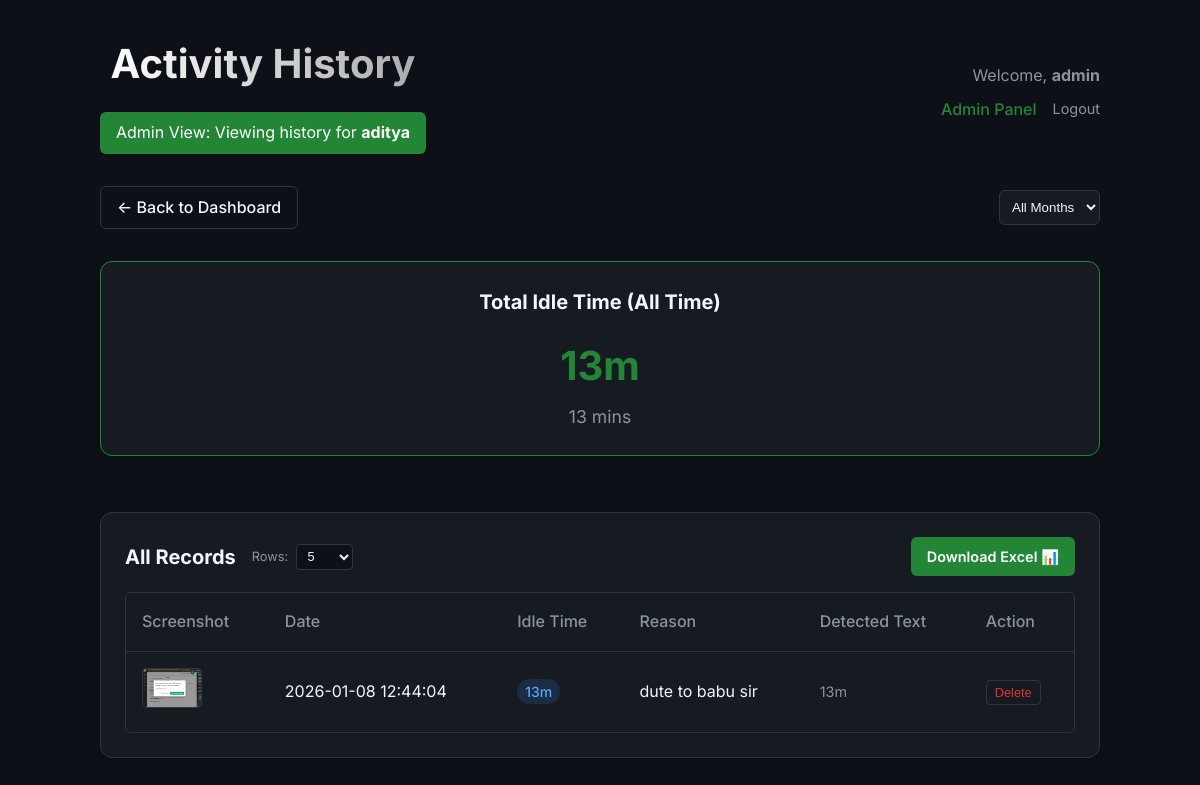
Page /history?user_id=2 (signed in) on the committed database.
### tables this page shows
CREATE TABLE users (
            id INTEGER PRIMARY KEY AUTOINCREMENT,
            username TEXT UNIQUE NOT NULL,
            password_hash TEXT NOT NULL,
            is_admin BOOLEAN DEFAULT 0
        );

CREATE TABLE records (
            id INTEGER PRIMARY KEY AUTOINCREMENT,
            timestamp DATETIME DEFAULT CURRENT_TIMESTAMP,
            filename TEXT,
            idle_minutes INTEGER,
            original_text TEXT
        , reason TEXT, user_id INTEGER REFERENCES users(id));

### app.py (the view, shortened to what this page needs)
@app.route('/history')
@login_required
def history():
    month_filter = request.args.get('month')
    page = request.args.get('page', 1, type=int)
    per_page = request.args.get('per_page', 5, type=int)
    if per_page > 100: per_page = 100
    if per_page < 1: per_page = 5
    offset = (page - 1) * per_page
    target_user_id = current_user.id
    target_username = current_user.username
    if current_user.is_admin and request.args.get('user_id'):
        target_user_id = request.args.get('user_id', type=int)
        target_user = User.get(target_user_id)
        if target_user:
            target_username = target_user.username
    conn = sqlite3.connect(app.config['Db_PATH'])
    c = conn.cursor()
    c.execute("SELECT DISTINCT strftime('%Y-%m', timestamp) FROM records WHERE user_id = ? ORDER BY timestamp DESC", (target_user_id,))
    available_months = [row[0] for row in c.fetchall()]
    base_query = "FROM records WHERE user_id = ? "
    params = [target_user_id]
    if month_filter:
        base_query += "AND strftime('%Y-%m', timestamp) = ? "
        params.append(month_filter)
    c.execute(f"SELECT COUNT(*) {base_query}", tuple(params))
    total_count = c.fetchone()[0]
    total_pages = (total_count + per_page - 1) // per_page
    query = f"SELECT id, timestamp, filename, idle_minutes, original_text, reason {base_query} ORDER BY timestamp DESC LIMIT ? OFFSET ?"
    params.extend([per_page, offset])
    c.execute(query, tuple(params))
    records = c.fetchall()
    sum_query = f"SELECT SUM(idle_minutes) {base_query}"
    c.execute(sum_query, tuple(params[:-2]))
    result = c.fetchone()
    total_minutes = result[0] if result[0] else 0
    conn.close()
    return render_template('history.html',
                           records=records,
                           available_months=available_months,
                           current_month=month_filter,
                           total_minutes=total_minutes,
                           page=page,
                           per_page=per_page,
                           total_pages=total_pages,
                           target_username=target_username if target_user_id != current_user.id else None,
                           target_user_id=target_user_id,
                           endpoint='history')

### app.py (called while the page is built)
@login_manager.user_loader
def load_user(user_id):
    return User.get(user_id)

def format_minutes(total_minutes):
    if total_minutes is None:
        return "0m"
    h = total_minutes // 60
    m = total_minutes % 60
    if h > 0:
        return f"{h}h {m}m"
    return f"{m}m"

    @staticmethod
    def get(user_id):
        conn = sqlite3.connect(app.config['Db_PATH'])
        c = conn.cursor()
        c.execute("SELECT * FROM users WHERE id = ?", (user_id,))
        user_data = c.fetchone()
        conn.close()
        if user_data:
            return User(id=user_data[0], username=user_data[1], password_hash=user_data[2], is_admin=user_data[3])
        return None

### templates/history.html (shortened to what this page needs)
<!DOCTYPE html>
<html lang="en">
<head>
    <link rel="stylesheet" href="{{ url_for('static', filename='style.css') }}">
</head>
<body>
    <div class="container" style="max-width: 1000px;">
        <header style="display: flex; justify-content: space-between; align-items: center; margin-bottom: 2rem;">
            <div>
                <h1>Activity History</h1>
                {% if target_username %}
                <div class="alert"
                    style="background: var(--accent-color); color: white; padding: 0.5rem 1rem; border-radius: 6px; display: inline-block; margin-top: 0.5rem;">
                    Admin View: Viewing history for <strong>{{ target_username }}</strong>
                </div>
                {% else %}
                <p class="subtitle">Full log of all tracked idle sessions.</p>
                {% endif %}
            </div>
            <div style="text-align: right;">
                <span style="display: block; color: var(--text-secondary); margin-bottom: 0.5rem;">Welcome, <strong>{{
                        current_user.username }}</strong></span>
                <div style="display: flex; gap: 1rem; justify-content: flex-end;">
                    {% if current_user.is_admin %}
                    <a href="{{ url_for('admin') }}"
                        style="color: var(--accent-color); text-decoration: none; font-weight: 500;">Admin Panel</a>
                    {% endif %}
                    <a href="{{ url_for('logout') }}"
                        style="color: var(--text-secondary); text-decoration: none; font-size: 0.9rem;">Logout</a>
                </div>
            </div>
        </header>
        <div style="margin-bottom: 2rem; display: flex; justify-content: space-between; align-items: center;">
            <a href="{{ url_for('index') }}" class="btn-secondary">← Back to Dashboard</a>
            <form action="{{ url_for('history') }}" method="get" class="filter-form">
                <select name="month" onchange="this.form.submit()"
                    style="padding: 0.5rem; border-radius: 6px; border: 1px solid var(--border-color); background: var(--card-bg); color: var(--text-primary);">
                    <option value="">All Months</option>
                </select>
            </form>
        </div>
        <div class="stats-grid" style="margin-bottom: 2rem; grid-template-columns: 1fr;">
            <div class="card stat-card" style="text-align: center; border-color: var(--accent-color);">
                <h2>Total Idle Time ({% if current_month %}{{ current_month }}{% else %}All Time{% endif %})</h2>
                <div class="value">{{ total_minutes | format_minutes }}</div>
                <div class="sub-value" style="font-size: 1.1rem; color: var(--text-secondary); margin-top: 5px;">{{
                    total_minutes }} mins</div>
            </div>
        </div>
        <div class="card history-card">
            <div class="card-header"
                style="display: flex; justify-content: space-between; align-items: center; margin-bottom: 1rem;">
                <div style="display: flex; align-items: center; gap: 1rem;">
                    <h2 style="margin: 0;">
                        {% if current_month %}Records for {{ current_month }}{% else %}All Records{% endif %}
                    </h2>
                    <form action="{{ url_for('history') }}" method="get" class="limit-form"
                        style="display: flex; align-items: center; gap: 0.5rem;">
                        <label for="per_page" style="color: var(--text-secondary); font-size: 0.8rem;">Rows:</label>
                        <select name="per_page" class="row-limit-select"
                            style="padding: 0.2rem 0.4rem; border-radius: 4px; background: var(--bg-color); color: var(--text-primary); border: 1px solid var(--border-color); font-size: 0.8rem;">
                            <option value="5" {% if per_page==5 %}selected{% endif %}>5</option>
                        </select>
                    </form>
                </div>
                <a href="{{ url_for('export_excel') }}" class="btn-primary"
                    style="text-decoration: none; font-size: 0.9rem; padding: 0.5rem 1rem;">Download Excel 📊</a>
            </div>
            <div id="data-container">
                {% include 'partials/table_content.html' %}
            </div>
        </div>
    </div>
</body>
</html>

### templates/partials/table_content.html (shortened to what this page needs)
{% if records %}
<div class="table-wrapper">
    <table class="history-table">
        <thead>
            <tr>
                <th>Screenshot</th>
                <th>Date</th>
                <th>Idle Time</th>
                <th>Reason</th>
                <th>Detected Text</th>
                <th>Action</th>
            </tr>
        </thead>
        <tbody>
            {% for row in records %}
            <tr>
                <td>
                    {% if row[2] == 'manual_entry' %}
                    <span class="badge" style="background: #e9ecef; color: #495057;">📝 Manual</span>
                    {% else %}
                    <a href="{{ url_for('static', filename='uploads/' + row[2]) }}" target="_blank">
                        <img src="{{ url_for('static', filename='uploads/' + row[2]) }}" alt="Screenshot"
                            class="thumbnail">
                    </a>
                    {% endif %}
                </td>
                <td>{{ row[1] }}</td>
                <td><span class="badge">{{ row[3] | format_minutes }}</span></td>
                <td>{{ row[5] if row[5] else '-' }}</td>
                <td class="text-muted">{{ row[4] }}</td>
                <td>
                    <form action="{{ url_for('delete_record', record_id=row[0]) }}" method="post"
                        style="display:inline;">
                        <button type="submit" class="btn-delete"
                            onclick="return confirm('Are you sure?')">Delete</button>
                    </form>
                </td>
            </tr>
            {% endfor %}
        </tbody>
    </table>
</div>
{% else %}
<p class="empty-state">No records found.</p>
{% endif %}

### static/style.css (style rules this page uses)
:root { --bg-color: #0d1117; --card-bg: #161b22; --text-primary: #f0f6fc; --text-secondary: #8b949e; --accent-color: #238636; --accent-hover: #2ea043; --border-color: #30363d; --danger-color: #da3633; --bg-gradient: linear-gradient(135deg, #0d1117 0%, #161b22 100%); }
* { box-sizing: border-box; margin: 0; padding: 0; }
body { font-family: 'Inter', -apple-system, BlinkMacSystemFont, sans-serif; background: var(--bg-color); color: var(--text-primary); line-height: 1.6; min-height: 100vh; display: flex; justify-content: center; padding: 2rem; }
.container { width: 100%; max-width: 900px; }
header { margin-bottom: 2rem; text-align: center; }
h1 { font-size: 2.5rem; font-weight: 700; margin-bottom: 0.5rem; background: linear-gradient(90deg, #fff, #aaa); background-clip: text; -webkit-background-clip: text; -webkit-text-fill-color: transparent; }
.card { background: var(--card-bg); border: 1px solid var(--border-color); border-radius: 12px; padding: 1.5rem; margin-bottom: 1.5rem; box-shadow: 0 4px 6px rgba(0, 0, 0, 0.1); }
h2 { font-size: 1.25rem; margin-bottom: 1rem; color: var(--text-primary); }
.stats-grid { display: grid; grid-template-columns: 1fr 1fr; gap: 1.5rem; margin-bottom: 1.5rem; }
.stat-card .value { font-size: 2.5rem; font-weight: 700; color: var(--accent-color); }
.btn-primary { background-color: var(--accent-color); color: white; border: none; padding: 0.75rem 1.5rem; border-radius: 6px; font-weight: 600; cursor: pointer; transition: background-color 0.2s; }
.thumbnail { width: 60px; height: 40px; object-fit: cover; border-radius: 4px; border: 1px solid var(--border-color); transition: transform 0.2s; }
.btn-secondary { background-color: transparent; color: var(--text-primary); border: 1px solid var(--border-color); padding: 0.5rem 1rem; border-radius: 6px; text-decoration: none; font-weight: 500; transition: background 0.2s; }
.history-table { width: 100%; border-collapse: collapse; }
.history-table th, .history-table td { text-align: left; padding: 1rem; border-bottom: 1px solid var(--border-color); }
.history-table th { color: var(--text-secondary); font-weight: 500; }
.history-table tr:last-child td { border-bottom: none; }
.badge { background: rgba(56, 139, 253, 0.15); color: #58a6ff; padding: 4px 8px; border-radius: 20px; font-size: 0.875rem; font-weight: 500; }
.text-muted { color: var(--text-secondary); font-size: 0.9rem; }
.btn-delete { background: transparent; border: 1px solid var(--border-color); color: var(--danger-color); padding: 0.25rem 0.5rem; border-radius: 4px; cursor: pointer; font-size: 0.8rem; }
.table-wrapper { max-height: 400px; overflow-y: auto; border: 1px solid var(--border-color); border-radius: 6px; }
.table-wrapper th { position: sticky; top: 0; background: var(--card-bg); z-index: 1; box-shadow: 0 2px 0 var(--border-color); }

### rows in the picture
users: username "aditya"
users: username "admin"
records: filename (picture), timestamp "2026-01-08 12:44:04", idle_minutes "13m", reason "dute to babu sir", original_text "13m"

### other values in the picture
{{ total_minutes | format_minutes }} "13m"
{{ total_minutes }} "13"
